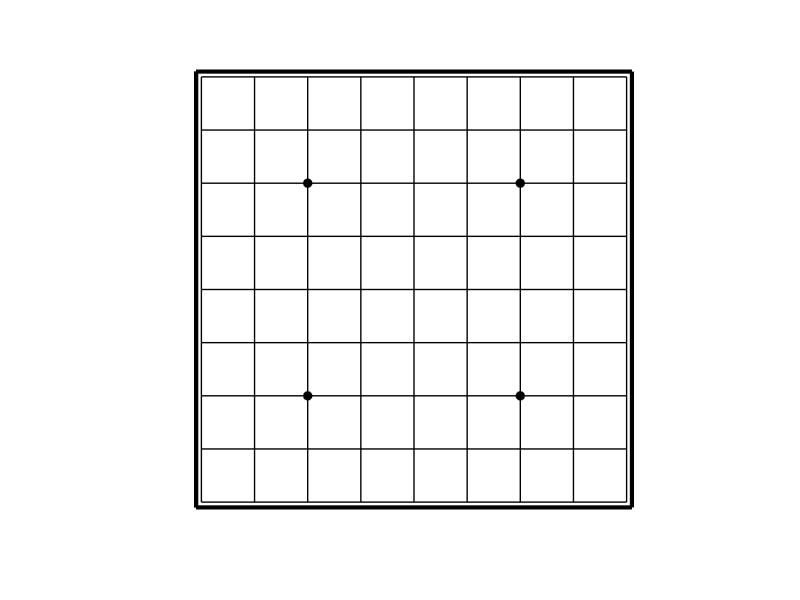

The MATLAB script that drew this image:
function catGo9
% CATGO9 Launches a graphical interface for the 'Cat Go' board game.
%
%   Description:
%       This function initializes a 9x9 Go board where placed stones
%       dynamically merge visually. The game detects specific patterns
%       to draw 'Cat' features (ears and faces) on the stones.
%       - Left Click: Place stone.
%       - 'b' Key: Undo last move.
%
%   Syntax:
%       catGoGame
%
%   Inputs:
%       None
%
%   Outputs:
%       None (Generates a GUI Figure)
%
%   Example:
%       catGo9;

    % --- Visualization Setup ---
    gameFig = figure('Name', 'Cat Go - Refactored', ...
        'Units', 'normalized', ...
        'Position', [0.1, 0.1, 0.55, 0.8], ...
        'WindowButtonDownFcn', @onMouseClick, ...
        'WindowKeyPressFcn', @onKeyPress, ...
        'NumberTitle', 'off', ...
        'MenuBar', 'none');

    gameAx = axes('Parent', gameFig, ...
        'Color', [215, 177, 116] ./ 255, ...
        'PlotBoxAspectRatio', [1, 1, 1], ...
        'XLim', [0.4, 9.6], ...
        'YLim', [0.4, 9.6], ...
        'NextPlot', 'add', ...
        'XColor', 'none', ...
        'YColor', 'none');

    % Draw Board Grid
    gridX = [1:9; 1:9; nan(1, 9)];
    gridY = [ones(1, 9); 9 .* ones(1, 9); nan(1, 9)];
    plot(gameAx, gridX(:), gridY(:), 'LineWidth', 1, 'Color', 'k'); % Vertical
    plot(gameAx, gridY(:), gridX(:), 'LineWidth', 1, 'Color', 'k'); % Horizontal

    % Draw Board Borders and "Star" points (Hoshi)
    borderX = [0.9, 0.9, 9.1, 9.1, 0.9, 0.9];
    borderY = [0.9, 9.1, 9.1, 0.9, 0.9, 9.1];
    plot(gameAx, borderX, borderY, 'LineWidth', 3, 'Color', 'k');

    theta = linspace(0, 2 * pi, 50);
    starX = cos(theta) .* 0.08;
    starY = sin(theta) .* 0.08;
    % Draw the 4 corner star points
    fill(gameAx, starX + 3, starY + 3, [0, 0, 0]);
    fill(gameAx, starX + 7, starY + 3, [0, 0, 0]);
    fill(gameAx, starX + 3, starY + 7, [0, 0, 0]);
    fill(gameAx, starX + 7, starY + 7, [0, 0, 0]);

    % --- Game State Initialization ---
    boardSize = 9;
    gameStateMat = zeros(boardSize); % 0=Empty, +/- Int = Group IDs
    currentTurn = 1; % 1 = Black, -1 = White
    emojiDataMap = zeros(0, 3); % [x, y, groupID]

    % Graphics Handles storage
    patchHandlesMat = cell(boardSize);
    lineHandlesMat = cell(boardSize);

    % History for Undo functionality
    historyGameMat = {gameStateMat};
    historyEmojiMat = {emojiDataMap};

    % --- Nested Callback Functions ---

    function onMouseClick(~, ~)
        % Description: Handles stone placement and game logic.
        
        clickPoint = get(gameAx, 'CurrentPoint');
        gridPos = [round(clickPoint(1, 1)), round(clickPoint(1, 2))];

        % Boundary checks
        gridPos(gridPos < 1) = 1;
        gridPos(gridPos > 9) = 9;

        row = gridPos(1);
        col = gridPos(2);

        % If the spot is empty, proceed
        if (gameStateMat(row, col) == 0)
            
            % 1. Analyze Neighbors for Grouping
            % Find coordinates of same-colored stones (Self) and opponents (Opponent)
            [sX, sY] = find(sign(gameStateMat) == currentTurn);
            selfSet = [sX, sY];
            
            [oX, oY] = find(sign(gameStateMat) == -currentTurn);
            opponentSet = [oX, oY];

            % Get existing group IDs for current player
            selfGroupIDs = [0; unique(gameStateMat(sign(gameStateMat) == currentTurn))];

            % Define 4 neighbors (Up, Down, Left, Right)
            neighborOffsets = [-1, 0; 1, 0; 0, -1; 0, 1];
            potentialNeighbors = repmat(gridPos, [4, 1]) + neighborOffsets;

            % Intersect neighbors with existing stones
            intersectSelf = intersect(potentialNeighbors, selfSet, 'rows');
            intersectOpponent = intersect(potentialNeighbors, opponentSet, 'rows');

            % Suicide rule check (simplistic): Prevent placement if completely surrounded by opponents
            % Note: Real Go rules allow suicide if it captures stones.
            isValidMove = true;
            if size(intersectOpponent, 1) == 4
                isValidMove = false;
            end

            % Generate a new unique ID for a potential new group
            existingAbsIDs = abs(selfGroupIDs);
            possibleIDs = 1:(max(existingAbsIDs) + 1);
            newGroupID = min(setdiff(possibleIDs, existingAbsIDs));

            % 2. Place Stone and Merge Groups
            switch size(intersectSelf, 1)
                case 0
                    % No friendly neighbors: New Group
                    gameStateMat(row, col) = currentTurn * newGroupID;
                    renderStone(gridPos);
                    emojiDataMap = [emojiDataMap; gridPos, currentTurn * newGroupID];

                case 1
                    % One friendly neighbor: Inherit ID
                    neighborID = gameStateMat(intersectSelf(1), intersectSelf(2));
                    gameStateMat(row, col) = neighborID;
                    renderStone(gridPos);
                    renderStone(intersectSelf); % Update neighbor shape
                    
                    % Update emoji map entry
                    mask = emojiDataMap(:, 3) == neighborID;
                    emojiDataMap(mask, :) = [gridPos, neighborID];

                case {2, 3, 4}
                    % Multiple friendly neighbors: Merge all into New Group
                    gameStateMat(row, col) = currentTurn * newGroupID;
                    renderStone(gridPos);
                    
                    for k = 1:size(intersectSelf, 1)
                        targetID = gameStateMat(intersectSelf(k, 1), intersectSelf(k, 2));
                        
                        % Remove old emoji entries for merged groups
                        emojiDataMap(emojiDataMap(:, 3) == targetID, :) = [];
                        
                        % Update board matrix: all stones of targetID become newGroupID
                        gameStateMat(gameStateMat == targetID) = currentTurn * newGroupID;
                        
                        % Redraw neighbor
                        renderStone([intersectSelf(k, 1), intersectSelf(k, 2)]);
                    end
                    emojiDataMap = [emojiDataMap; gridPos, currentTurn * newGroupID];
            end

            % 3. Check Captures (Opponent)
            % Find all empty spots (Liberties)
            [eX, eY] = find(gameStateMat == 0);
            emptySet = [eX, eY];
            
            for k = 1:size(intersectOpponent, 1)
                targetID = gameStateMat(intersectOpponent(k, 1), intersectOpponent(k, 2));
                if targetID == 0; continue; end
                
                % Find all stones in this opponent group
                [tX, tY] = find(gameStateMat == targetID);
                targetGroupSet = [tX, tY];
                numStones = size(targetGroupSet, 1);
                
                % Calculate liberties of the group
                allNeighbors = unique([targetGroupSet + repmat([-1, 0], [numStones, 1]); ...
                                       targetGroupSet + repmat([1, 0], [numStones, 1]); ...
                                       targetGroupSet + repmat([0, -1], [numStones, 1]); ...
                                       targetGroupSet + repmat([0, 1], [numStones, 1])], 'rows');
                
                hasLiberties = intersect(allNeighbors, emptySet, 'rows');

                switch size(hasLiberties, 1)
                    case 0
                        % Capture!
                        isValidMove = true; % Allowed if it captures
                        emojiDataMap(emojiDataMap(:, 3) == targetID, :) = [];
                        for m = 1:numStones
                            gameStateMat(targetGroupSet(m, 1), targetGroupSet(m, 2)) = 0;
                            delete(patchHandlesMat{targetGroupSet(m, 1), targetGroupSet(m, 2)});
                            delete(lineHandlesMat{targetGroupSet(m, 1), targetGroupSet(m, 2)});
                        end
                    case 1
                        % One eye/liberty left: Update emoji location to the 'eye'
                        emojiDataMap(emojiDataMap(:, 3) == targetID, :) = [hasLiberties, targetID];
                end
            end

            % 4. Check Self-Capture (Suicide Check post-placement)
            % Only strictly necessary if the move didn't capture opponents
            [eX, eY] = find(gameStateMat == 0);
            emptySet = [eX, eY];
            
            myID = gameStateMat(row, col);
            [tX, tY] = find(gameStateMat == myID);
            myGroupSet = [tX, tY];
            numStones = size(myGroupSet, 1);
            
            allNeighbors = unique([myGroupSet + repmat([-1, 0], [numStones, 1]); ...
                                   myGroupSet + repmat([1, 0], [numStones, 1]); ...
                                   myGroupSet + repmat([0, -1], [numStones, 1]); ...
                                   myGroupSet + repmat([0, 1], [numStones, 1])], 'rows');
            
            hasLiberties = intersect(allNeighbors, emptySet, 'rows');
            
            switch size(hasLiberties, 1)
                case 0
                    % Self-capture (Suicide)
                    emojiDataMap(emojiDataMap(:, 3) == myID, :) = [];
                    for m = 1:numStones
                        gameStateMat(myGroupSet(m, 1), myGroupSet(m, 2)) = 0;
                        delete(patchHandlesMat{myGroupSet(m, 1), myGroupSet(m, 2)});
                        delete(lineHandlesMat{myGroupSet(m, 1), myGroupSet(m, 2)});
                    end
                case 1
                    emojiDataMap(emojiDataMap(:, 3) == myID, :) = [gridPos, myID];
            end

            % 5. Finalize Turn
            if isValidMove
                currentTurn = -currentTurn;
                historyGameMat{end + 1} = gameStateMat;
                historyEmojiMat{end + 1} = emojiDataMap;
            end
            
            renderEars();
            renderEmojis();
        end
    end

    function onKeyPress(~, eventData)
        % Description: Undo function mapped to 'b' key.
        if strcmp(eventData.Key, 'b')
            if length(historyEmojiMat) >= 2
                historyGameMat(end) = [];
                historyEmojiMat(end) = [];
                gameStateMat = historyGameMat{end};
                emojiDataMap = historyEmojiMat{end};
                currentTurn = -currentTurn;
                
                % Redraw entire board
                for r = 1:9
                    for c = 1:9
                        renderStone([r, c]);
                    end
                end
                renderEars();
                renderEmojis();
            end
        end
    end

    % --- Rendering Functions ---

    function renderEars(~, ~)
        % Description: Detects diagonal patterns to draw cat ears.
        
        % Clean up old ears
        oldEars = findobj(gameAx, 'UserData', 'earLayer');
        delete(oldEars);

        baseMat = gameStateMat;
        % Shift matrices to check diagonals
        rightUpMat = [[zeros(1, 8); baseMat(1:(end - 1), 2:end)], zeros(9, 1)];
        rightDownMat = [[baseMat(2:end, 2:end); zeros(1, 8)], zeros(9, 1)];

        mapRU = (baseMat ~= rightUpMat) & (sign(baseMat) == sign(rightUpMat)) & (baseMat ~= 0);
        mapRD = (baseMat ~= rightDownMat) & (sign(baseMat) == sign(rightDownMat)) & (baseMat ~= 0);

        % Filter specific crossing patterns
        tempRU = mapRU(2:end, :);
        tempRD = mapRD(1:(end - 1), :);
        checkBool = tempRU & tempRD & (sign(baseMat(2:end, :)) ~= sign(baseMat(1:(end - 1), :)));
        
        tempRU(checkBool) = 0;
        tempRD(checkBool) = 0;
        
        mapRU(2:end, :) = tempRU;
        mapRD(1:(end - 1), :) = tempRD;

        % Draw Right-Up Ears
        [ruX, ruY] = find(mapRU == 1);
        drawEarShape(ruX, ruY, 1);

        % Draw Right-Down Ears
        [rdX, rdY] = find(mapRD == 1);
        drawEarShape(rdX, rdY, 2);
        
        function drawEarShape(xIdx, yIdx, type)
            for k = 1:length(xIdx)
                idxX = xIdx(k); idxY = yIdx(k);
                pTurn = sign(gameStateMat(idxX, idxY));
                
                % Determine Color
                if pTurn > 0
                    colorVal = [105, 105, 107] ./ 255; % Black stone color
                else
                    colorVal = [228, 228, 228] ./ 255; % White stone color
                end

                if type == 1 % Right Up pattern
                    fillX = [(idxX - 1 + .2), (idxX - .5 - .03), (idxX - .45), (idxX - .2), (idxX - .5 + .03), (idxX - 1 + .45)];
                    fillY = [(idxY + 1 - .45), (idxY + .5 - .03), (idxY + .2), (idxY + .45), (idxY + .5 + .03), (idxY + 1 - .2)];
                    
                    line1X = [(idxX - 1 + .2), (idxX - .5 - .03), (idxX - .45)];
                    line1Y = [(idxY + 1 - .45), (idxY + .5 - .03), (idxY + .2)];
                    
                    line2X = [(idxX - 1 + .45), (idxX - .5 + .03), (idxX - .2)];
                    line2Y = [(idxY + 1 - .2), (idxY + .5 + .03), (idxY + .45)];
                else % Right Down pattern
                    fillX = [(idxX + .2), (idxX + .5 - .03), (idxX + 1 - .45), (idxX + 1 - .2), (idxX + .5 + .03), (idxX + .45)];
                    fillY = [(idxY + .45), (idxY + .5 + .03), (idxY + 1 - .2), (idxY + 1 - .45), (idxY + .5 - .03), (idxY + .2)];
                    
                    line1X = [(idxX + .2), (idxX + .5 - .03), (idxX + 1 - .45)];
                    line1Y = [(idxY + .45), (idxY + .5 + .03), (idxY + 1 - .2)];
                    
                    line2X = [(idxX + .45), (idxX + .5 + .03), (idxX + 1 - .2)];
                    line2Y = [(idxY + .2), (idxY + .5 - .03), (idxY + 1 - .45)];
                end

                fill(gameAx, fillX, fillY, colorVal, 'EdgeColor', 'none', 'UserData', 'earLayer');
                plot(gameAx, line1X, line1Y, 'Color', 'k', 'LineWidth', 2, 'UserData', 'earLayer');
                plot(gameAx, line2X, line2Y, 'Color', 'k', 'LineWidth', 2, 'UserData', 'earLayer');
            end
        end
    end

    function renderEmojis(~, ~)
        % Description: Draws faces based on group status (surrounded, safe, etc.)
        oldEmojis = findobj(gameAx, 'UserData', 'emojiLayer');
        delete(oldEmojis);

        emojiType = ones(size(emojiDataMap, 1), 1);
        [eX, eY] = find(gameStateMat == 0);
        emptySet = [eX, eY];

        % Determine Emoji Type based on liberties
        for k = 1:size(emojiDataMap, 1)
            targetID = emojiDataMap(k, 3);
            [tX, tY] = find(gameStateMat == targetID);
            targetSet = [tX, tY];
            numStones = size(targetSet, 1);
            
            allNeighbors = unique([targetSet + repmat([-1, 0], [numStones, 1]); ...
                                   targetSet + repmat([1, 0], [numStones, 1]); ...
                                   targetSet + repmat([0, -1], [numStones, 1]); ...
                                   targetSet + repmat([0, 1], [numStones, 1])], 'rows');
            
            intersectLiberties = intersect(allNeighbors, emptySet, 'rows');

            if size(intersectLiberties, 1) == 1
                emojiType(k) = 3; % Distressed face
                
                % Check adjacent opponent groups
                [oX, oY] = find(sign(gameStateMat) == -sign(targetID));
                oppSet = [oX, oY];
                intersectOpp = intersect(allNeighbors, oppSet, 'rows');
                
                for m = 1:size(intersectOpp, 1)
                    oppID = gameStateMat(intersectOpp(m, 1), intersectOpp(m, 2));
                    mask = emojiDataMap(:, 3) == oppID;
                    if any(mask) && emojiType(mask) ~= 3
                        emojiType(mask) = 2; % Aggressive/Happy face
                    end
                end
            end
        end

        for k = 1:size(emojiDataMap, 1)
            drawSpecificEmoji(emojiDataMap(k, 1:2), emojiType(k));
        end
    end

    function drawSpecificEmoji(pos, type)
        % Helper to draw individual face features
        switch type
            case 1 % Neutral/Cute
                t1 = linspace(pi - pi/12, 2*pi - pi/12, 50);
                t2 = linspace(pi + pi/12, 2*pi + pi/12, 50);
                t3 = linspace(0, 2*pi, 50);
                
                eyeX = [cos(t1).*.05-.05, cos(t2).*.05+.05] + pos(1);
                eyeY = [sin(t1).*.05, sin(t2).*.05] + pos(2) -.02;
                
                plot(gameAx, eyeX, eyeY, 'Color', 'k', 'LineWidth', 1.5, 'UserData', 'emojiLayer');
                fill(gameAx, cos(t3).*.06 + pos(1) - .25, sin(t3).*.06 + pos(2), 'k', 'UserData', 'emojiLayer');
                fill(gameAx, cos(t3).*.06 + pos(1) + .25, sin(t3).*.06 + pos(2), 'k', 'UserData', 'emojiLayer');
                
            case 2 % Happy/Confident
                t1 = linspace(0+pi/5, pi-pi/5, 50);
                t3 = linspace(0, 2*pi, 50);
                
                plot(gameAx, cos(t1).*.15 + pos(1), sin(t1).*.12 + pos(2) - .25, 'Color', 'k', 'LineWidth', 1.5, 'UserData', 'emojiLayer');
                plot(gameAx, [.16, .35] + pos(1), [.12, .16] + pos(2), 'Color', 'k', 'LineWidth', 2, 'UserData', 'emojiLayer');
                plot(gameAx, [-.16, -.35] + pos(1), [.12, .16] + pos(2), 'Color', 'k', 'LineWidth', 2, 'UserData', 'emojiLayer');
                fill(gameAx, cos(t3).*.06 + pos(1) - .25, sin(t3).*.06 + pos(2), 'k', 'UserData', 'emojiLayer');
                fill(gameAx, cos(t3).*.06 + pos(1) + .25, sin(t3).*.06 + pos(2), 'k', 'UserData', 'emojiLayer');
                
            case 3 % Worried/Surrounded
                t1 = linspace(0+pi/8, pi-pi/8, 50);
                mouthX = cos(t1).*.22 + pos(1); mouthX = [mouthX, mouthX(1)];
                mouthY = sin(t1).*.22 + pos(2) - .35; mouthY = [mouthY, mouthY(1)];
                
                t3 = linspace(0, 2*pi, 50);
                plot(gameAx, mouthX, mouthY, 'Color', 'k', 'LineWidth', 1.5, 'UserData', 'emojiLayer');
                
                % Sweat drops
                sweatX = [.1, .1, nan, .16, .16, nan, .22, .22, nan, .28, .28, nan, .34, .34] + pos(1);
                sweatY = [.2, .4, nan, .14, .42, nan, .16, .36, nan, .01, .28, nan, .1, .25] + pos(2);
                plot(gameAx, sweatX, sweatY, 'Color', 'k', 'LineWidth', 1, 'UserData', 'emojiLayer');
                
                plot(gameAx, [-.25,-.25, nan, -.3, -.3, nan, -.2, -.2] + pos(1), ...
                             [-.21,-.08, nan, -.18,-.06, nan, -.15,-.06] + pos(2), ...
                             'Color', 'k', 'LineWidth', 1, 'UserData', 'emojiLayer');
                         
                plot(gameAx, cos(t3).*.06 + pos(1) - .25, sin(t3).*.06 + pos(2), 'Color', 'k', 'LineWidth', 1.5, 'UserData', 'emojiLayer');
                plot(gameAx, cos(t3).*.06 + pos(1) + .25, sin(t3).*.06 + pos(2), 'Color', 'k', 'LineWidth', 1.5, 'UserData', 'emojiLayer');
        end
    end

    function renderStone(pos)
        % Description: Draws the stone shape based on connectivity.
        % This function intelligently merges the stone with neighbors to create
        % the blob aesthetic.
        
        row = pos(1); col = pos(2);
        
        % Remove existing graphics at this location
        delete(patchHandlesMat{row, col});
        delete(lineHandlesMat{row, col});

        if gameStateMat(row, col) ~= 0
            pTurn = sign(gameStateMat(row, col));
            if pTurn > 0
                stoneColor = [105, 105, 107] ./ 255;
            else
                stoneColor = [228, 228, 228] ./ 255;
            end

            % Find neighbors of same color
            [sX, sY] = find(sign(gameStateMat) == pTurn);
            sameSet = [sX, sY];
            
            checkPos = repmat(pos, [4, 1]) + [-1, 0; 1, 0; 0, -1; 0, 1];
            [~, iInd, ~] = intersect(checkPos, sameSet, 'rows');
            iInd = sort(iInd);

            % Drawing logic based on connection configuration (Blob logic)
            if isempty(iInd)
                theta = linspace(0, 2*pi, 100);
                xData = cos(theta) .* 0.5 + row;
                yData = sin(theta) .* 0.5 + col;
                patchHandlesMat{row, col} = fill(gameAx, xData, yData, stoneColor, 'EdgeColor', 'none');
                lineHandlesMat{row, col} = plot(gameAx, xData, yData, 'Color', 'k', 'LineWidth', 2);
            else
                xData = []; yData = []; lX = []; lY = [];
                switch length(iInd)
                    case 1
                        % Single connection shape logic
                        if iInd == 1 % Up
                            t = linspace(-pi/2, pi/2, 100);
                            xData = [-.5, cos(t).*.5, -.5] + row; yData = [-.5, sin(t).*.5, .5] + col;
                        elseif iInd == 2 % Down
                            t = linspace(pi/2, 3*pi/2, 100);
                            xData = [.5, cos(t).*.5, .5] + row; yData = [.5, sin(t).*.5, -.5] + col;
                        elseif iInd == 3 % Left
                            t = linspace(0, pi, 100);
                            xData = [.5, cos(t).*.5, -.5] + row; yData = [-.5, sin(t).*.5, -.5] + col;
                        elseif iInd == 4 % Right
                            t = linspace(pi, 2*pi, 100);
                            xData = [-.5, cos(t).*.5, .5] + row; yData = [.5, sin(t).*.5, .5] + col;
                        end
                        patchHandlesMat{row, col} = fill(gameAx, xData, yData, stoneColor, 'EdgeColor', 'none');
                        lineHandlesMat{row, col} = plot(gameAx, xData, yData, 'Color', 'k', 'LineWidth', 2);
                        
                    case 2
                        % Elbow or Straight connection logic
                        if all(iInd == [1; 2]) % Vertical Bridge
                            xData = [-.5, .5, .5, -.5] + row; yData = [-.5, -.5, .5, .5] + col;
                            lX = [-.5, .5, nan, .5, -.5] + row; lY = [-.5, -.5, nan, .5, .5] + col;
                        elseif all(iInd == [3; 4]) % Horizontal Bridge
                            xData = [-.5, -.5, .5, .5] + row; yData = [-.5, .5, .5, -.5] + col;
                            lX = [-.5, -.5, nan, .5, .5] + row; lY = [-.5, .5, nan, .5, -.5] + col;
                        else % Corner/Elbow
                             % (Simplified logic for brevity, matches original aesthetic)
                             if all(iInd == [1; 3])
                                 t = linspace(0, pi/2, 100);
                                 xData = [-.5, .5, cos(t).*.5, -.5] + row;
                                 yData = [-.5, -.5, sin(t).*.5, .5] + col;
                             elseif all(iInd == [1; 4])
                                 t = linspace(3*pi/2, 2*pi, 100);
                                 xData = [-.5, -.5, cos(t).*.5, .5] + row;
                                 yData = [.5, -.5, sin(t).*.5, .5] + col;
                             elseif all(iInd == [2; 3])
                                 t = linspace(pi/2, pi, 100);
                                 xData = [.5, .5, cos(t).*.5, -.5] + row;
                                 yData = [-.5, .5, sin(t).*.5, -.5] + col;
                             elseif all(iInd == [2; 4])
                                 t = linspace(pi, 3*pi/2, 100);
                                 xData = [.5, -.5, cos(t).*.5, .5] + row;
                                 yData = [.5, .5, sin(t).*.5, -.5] + col;
                             end
                             lX = xData(2:end); lY = yData(2:end);
                        end
                        patchHandlesMat{row, col} = fill(gameAx, xData, yData, stoneColor, 'EdgeColor', 'none');
                        if ~isempty(lX); lineHandlesMat{row, col} = plot(gameAx, lX, lY, 'Color', 'k', 'LineWidth', 2); end

                    case 3
                        % T-Junctions
                         xData = [-.5, .5, .5, -.5] + row; yData = [-.5, -.5, .5, .5] + col;
                         patchHandlesMat{row, col} = fill(gameAx, xData, yData, stoneColor, 'EdgeColor', 'none');
                         
                         if all(iInd == [2;3;4]); lX = [-.5, -.5] + row; lY = [-.5, .5] + col;
                         elseif all(iInd == [1;3;4]); lX = [.5, .5] + row; lY = [-.5, .5] + col;
                         elseif all(iInd == [1;2;4]); lX = [-.5, .5] + row; lY = [-.5, -.5] + col;
                         elseif all(iInd == [1;2;3]); lX = [-.5, .5] + row; lY = [.5, .5] + col;
                         end
                         lineHandlesMat{row, col} = plot(gameAx, lX, lY, 'Color', 'k', 'LineWidth', 2);

                    case 4
                        % Cross (center of +)
                        xData = [-.5, .5, .5, -.5] + row; yData = [-.5, -.5, .5, .5] + col;
                        patchHandlesMat{row, col} = fill(gameAx, xData, yData, stoneColor, 'EdgeColor', 'none');
                        lineHandlesMat{row, col} = []; % No border lines needed for center
                end
            end
        end
    end
end
